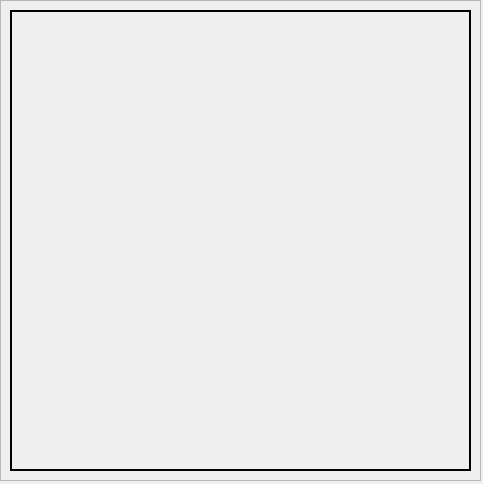
<?xml version="1.0" encoding="UTF-8"?>
<ui version="4.0">
 <class>Dialog</class>
 <widget class="QDialog" name="Dialog">
  <property name="geometry">
   <rect>
    <x>0</x>
    <y>0</y>
    <width>483</width>
    <height>484</height>
   </rect>
  </property>
  <property name="windowTitle">
   <string>Результат</string>
  </property>
  <widget class="QFrame" name="frame">
   <property name="geometry">
    <rect>
     <x>0</x>
     <y>0</y>
     <width>481</width>
     <height>481</height>
    </rect>
   </property>
   <property name="frameShape">
    <enum>QFrame::StyledPanel</enum>
   </property>
   <property name="frameShadow">
    <enum>QFrame::Raised</enum>
   </property>
   <widget class="QLabel" name="label">
    <property name="geometry">
     <rect>
      <x>10</x>
      <y>10</y>
      <width>461</width>
      <height>461</height>
     </rect>
    </property>
    <property name="styleSheet">
     <string notr="true">border: 2px solid rgb(0, 0, 0);</string>
    </property>
    <property name="text">
     <string/>
    </property>
   </widget>
  </widget>
 </widget>
 <resources/>
 <connections/>
</ui>
